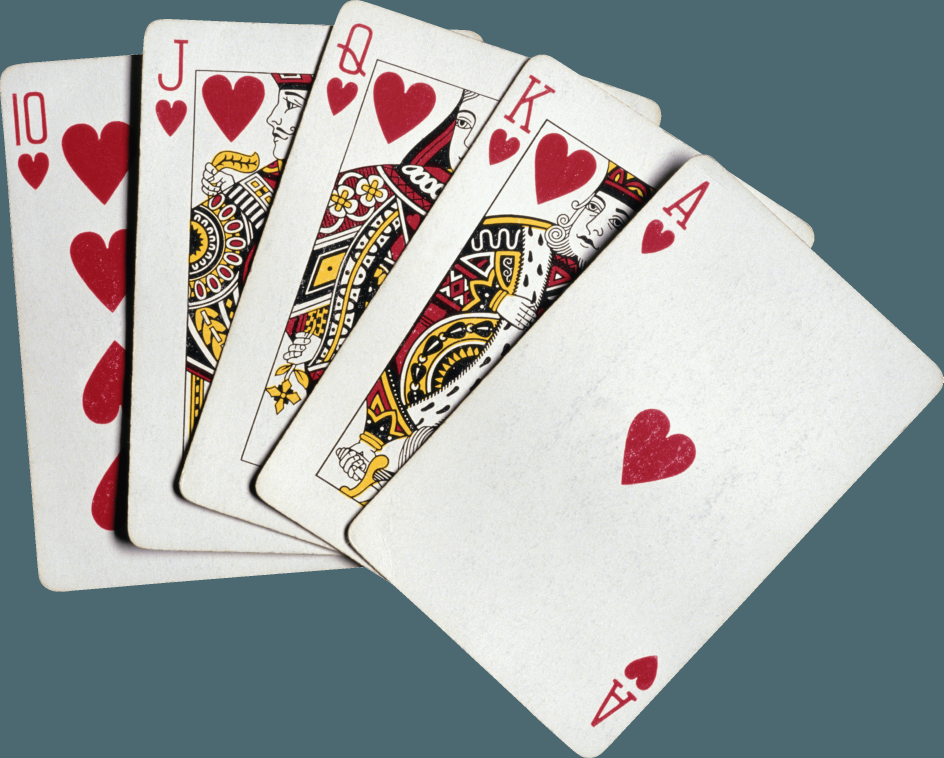
#> input picture Ressources/cards.png, 2830 x 2274 px (shown at 1/3 size)
$ python Chapter5.py
#> lines starting #> are read from the running program, lines starting #| are printed output that depends on the picture
"""
Warp Respective
"""
import cv2
import numpy as np

img = cv2.imread("Ressources/cards.png")
#> img is the input picture: shape (2274, 2830, 3); mean B, G, R 164.5, 165, 161.7

width, height = 250, 350
pts1 = np.float32([[111, 200], [287, 188], [154, 482], [352, 440]])
pts2 = np.float32([[0, 0], [width, 0], [0, height], [width, height]])
matrix = cv2.getPerspectiveTransform(pts1, pts2)
imgOutput = cv2.warpPerspective(img, matrix, (width, height))
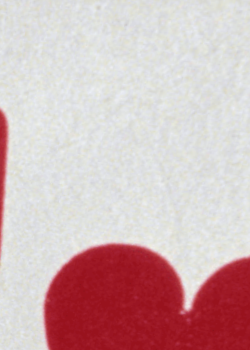
#> imgOutput: shape (350, 250, 3); mean B, G, R 184.1, 182.5, 210


cv2.imshow("Image", img)
cv2.imshow("Output", imgOutput)

cv2.waitKey(0)
